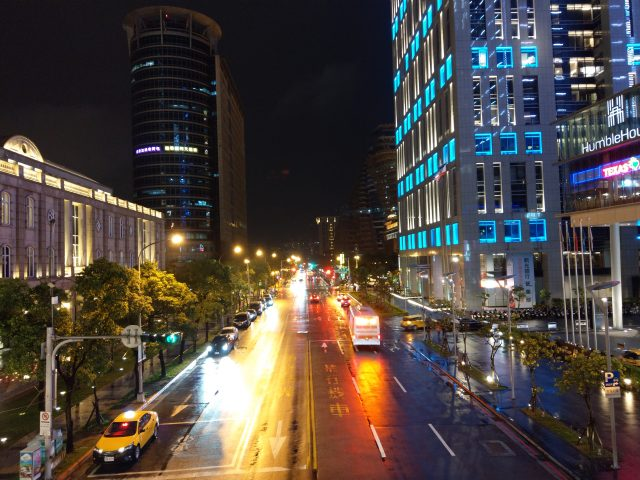
#> input picture resources/index.jpg, 640 x 480 px
$ python linear-blend.py
#> lines starting #> are read from the running program, lines starting #| are printed output that depends on the picture
#!/usr/bin/env python

import sys

import numpy as np
from matplotlib import animation
from matplotlib import pyplot as plt
from matplotlib.image import imread

# check that python version is 3
if sys.version_info[0] != 3:
    raise Exception("Python3 should be used with this module")

# Rate of animations [per second]
FRAMES_PER_SEC = 50

def import_images():
    # Get user input
    image1_path = input("Enter path for first image\n")
#> the answer given: ../resources/index.jpg
    image2_path = input("Enter path for second image\n")
#> the answer given: ../resources/index.jpg

    # Matplotlib's image module reads images in RGB format (unlike OpenCV!)
    img1 = imread(image1_path)
#> img1 is the input picture: shape (480, 640, 3); mean R, G, B 78.5, 70.2, 64.8
    img2 = imread(image2_path)

    time = int(input("Enter duration(in seconds) for blending: "))
#> the answer given: 3

    # Run animation
    blend(img1, img2, time)

def blend(img1, img2, time):
#> called with time = 3
    fig = plt.figure()

    # Initialise animation frame (matrix)
    blended = np.zeros(img1.shape)

    # Initialise list of images
    imgs = []

    # Global variable
    global FRAMES_PER_SEC

    # Loop cycles over specified number of frames
    for i in range(FRAMES_PER_SEC * time // 2):
        # Increment the opacity variable (0 -> 1)
        alpha = 2 * i / (FRAMES_PER_SEC * time)
        # Generate next frame: scale images inversily (sum of opacity = 1)
        blended = np.array((1 - alpha) * img1 + alpha * img2, dtype=np.uint8)
        # Append image to animation (list of frames)
        imgs.append([plt.imshow(blended, animated=True)])
#> after the loop, imgs = 75 items

    # add mirror animation to current animations
    imgs += imgs[::-1]
#> imgs = 150 items

    # Run animation
    ani = animation.ArtistAnimation(fig, imgs, interval=(1 / FRAMES_PER_SEC * 1000))

    # Necessary finish
    plt.show()
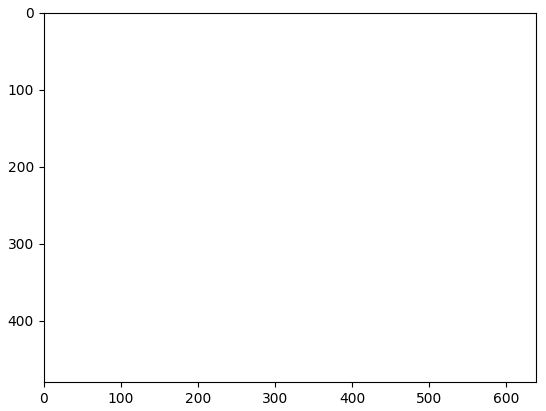
#> figure drawn by matplotlib, 1 panel

if __name__ == "__main__":
    import_images()
